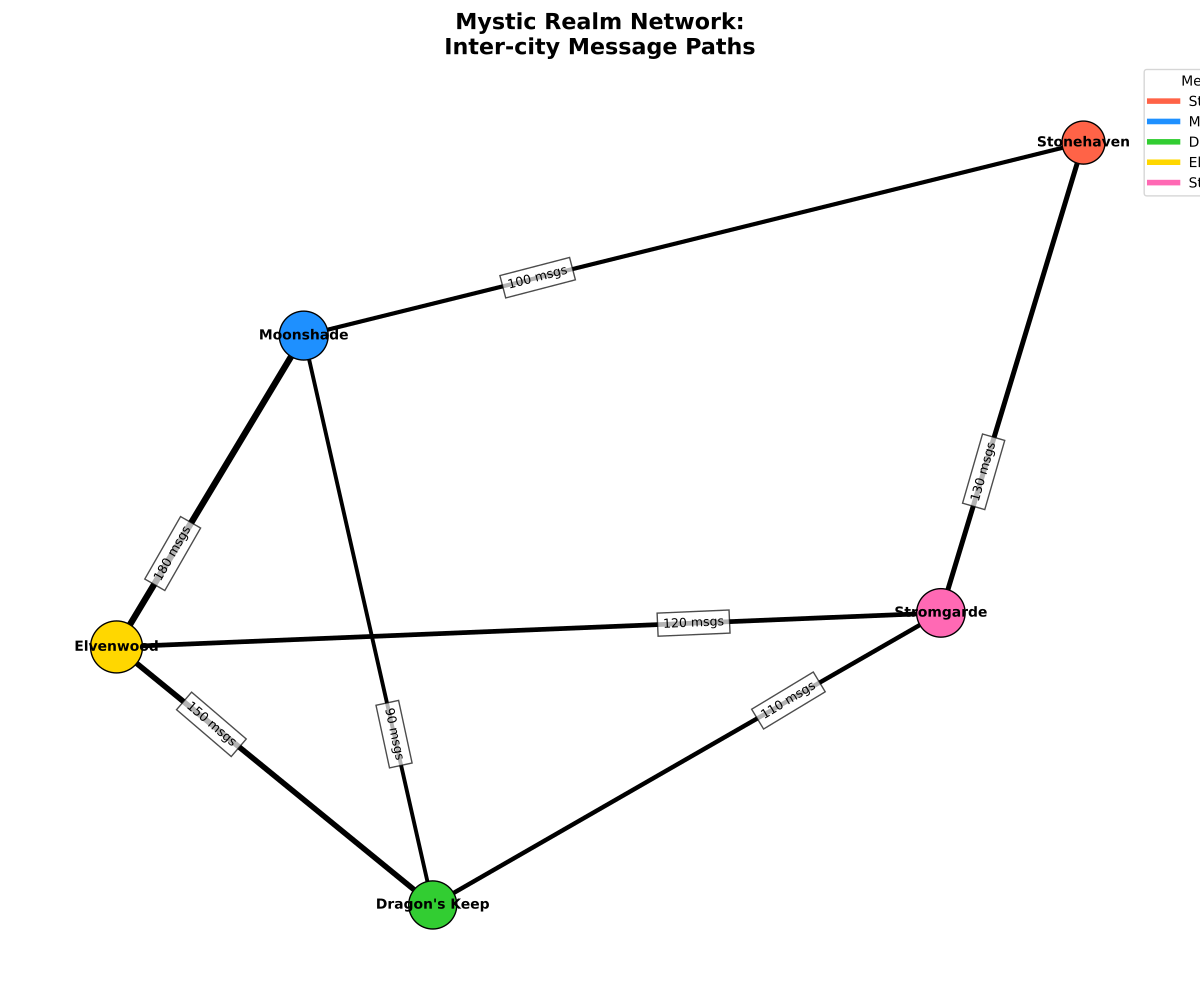

Write Python code to recreate this figure.
import matplotlib.pyplot as plt
import networkx as nx

cities = ["Stonehaven", "Moonshade", "Dragon's Keep", "Elvenwood", "Stromgarde"]

connections = [
    ("Stonehaven", "Moonshade", 100),
    ("Moonshade", "Dragon's Keep", 90),
    ("Dragon's Keep", "Elvenwood", 150),
    ("Elvenwood", "Stromgarde", 120),
    ("Stromgarde", "Stonehaven", 130),
    ("Stromgarde", "Dragon's Keep", 110),
    ("Elvenwood", "Moonshade", 180)
]

G = nx.Graph()
G.add_edges_from((source, dest, {'weight': frequency}) for source, dest, frequency in connections)

message_frequencies = {city: sum(d['weight'] for _, _, d in G.edges(city, data=True)) for city in cities}
node_sizes = [500 + message_frequencies[city] * 2 for city in cities]
pos = nx.spring_layout(G, k=0.5, seed=42)
edge_labels = {(u, v): f'{d["weight"]} msgs' for u, v, d in G.edges(data=True)}
edge_widths = [1 + G[u][v]['weight'] / 50 for u, v in G.edges()]

node_colors = ['#FF6347', '#1E90FF', '#32CD32', '#FFD700', '#FF69B4']

plt.figure(figsize=(12, 10))
nx.draw_networkx_nodes(G, pos, node_size=node_sizes, node_color=node_colors, edgecolors='black')
nx.draw_networkx_edges(G, pos, width=edge_widths, edge_color='black')
nx.draw_networkx_labels(G, pos, font_size=10, font_weight='bold')
nx.draw_networkx_edge_labels(G, pos, edge_labels=edge_labels, font_size=9, label_pos=0.3, bbox=dict(facecolor='white', alpha=0.7))

plt.title("Mystic Realm Network:\nInter-city Message Paths", fontsize=16, fontweight='bold')
plt.axis('off')
plt.tight_layout()

legend_lines = [plt.Line2D([0], [0], color=node_colors[i], lw=4) for i in range(len(cities))]
plt.legend(legend_lines, cities, title="Metropoles", loc='upper right', bbox_to_anchor=(1.1, 1))

plt.show()
